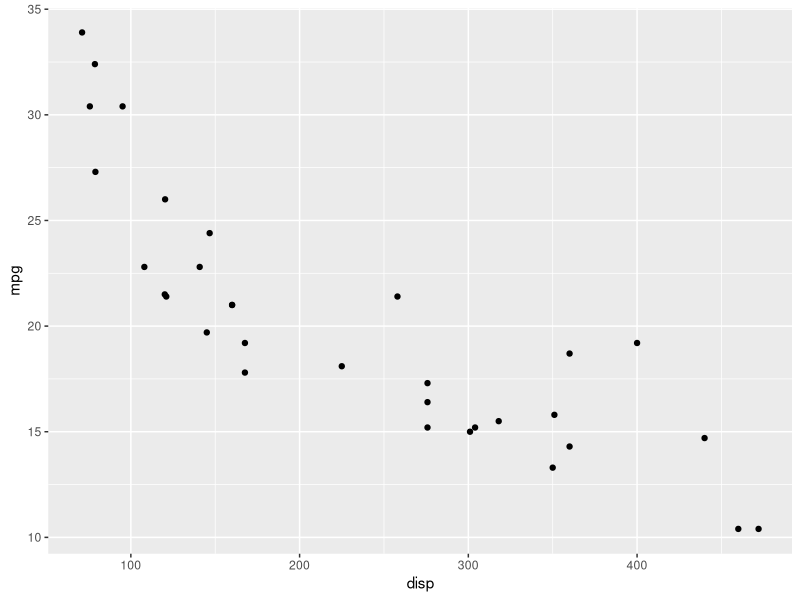
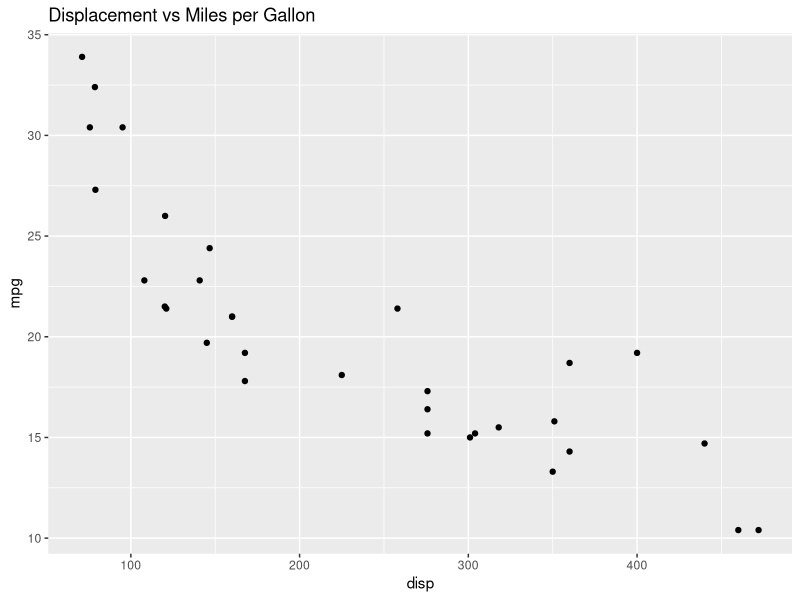
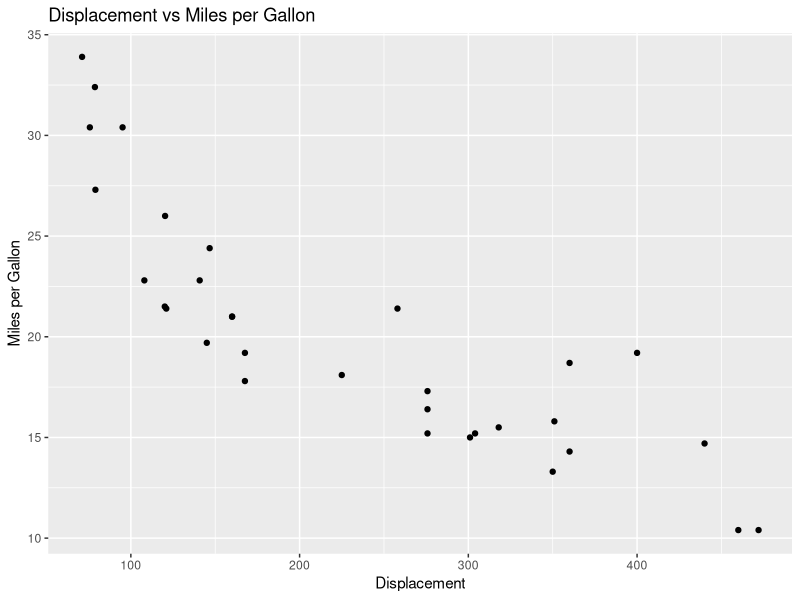
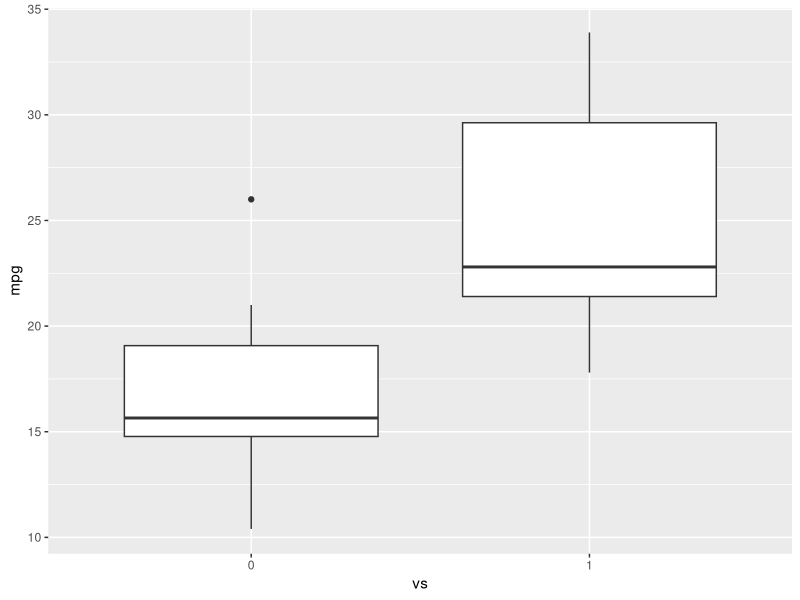
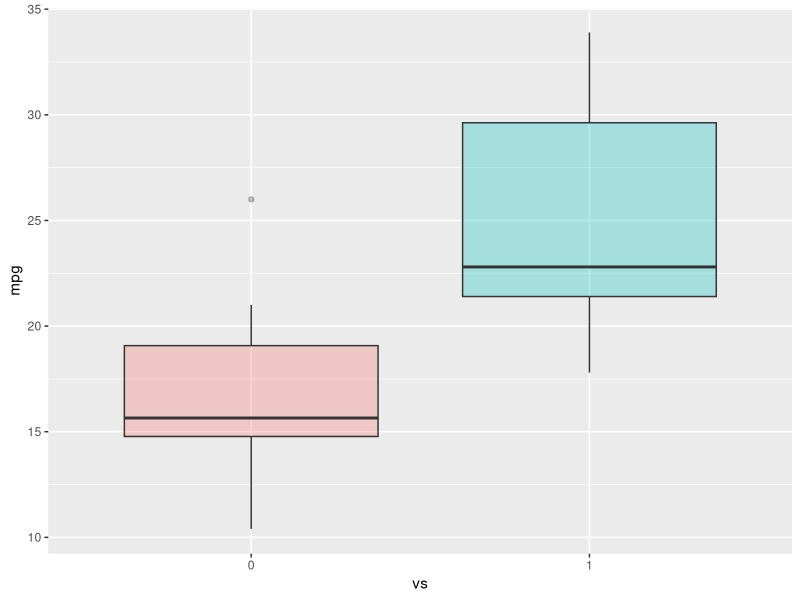
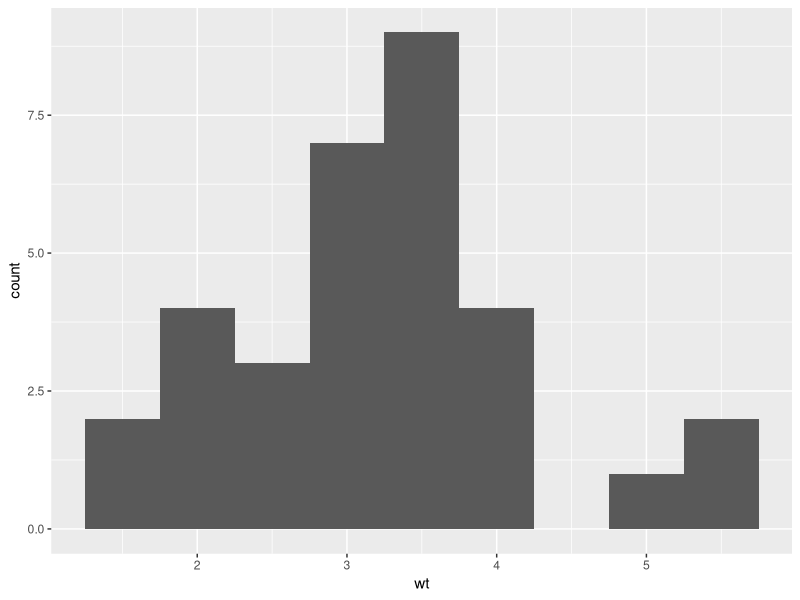

Source code (R) for these figures, in order:
library(datasets)
#Load Data
data(mtcars)
#View first 5 rows
head(mtcars, 5)
?mtcars
#load ggplot package
library(ggplot2)
#create a scatterplot of displacement (disp) and miles per gallon (mpg)
ggplot(aes(x=disp,y=mpg,),data=mtcars)+geom_point()
#Add a title
ggplot(aes(x=disp,y=mpg,),data=mtcars)+geom_point()+ggtitle("Displacement vs Miles per Gallon")
##Change axes names
ggplot(aes(x=disp,y=mpg,),data=mtcars)+geom_point()+ggtitle("Displacement vs Miles per Gallon")+labs(x="Displacement",y="Miles per Gallon")

#make vs a factor
mtcars$vs <- as.factor(mtcars$vs)
#create boxplot of the distribution for v-shaped and straight Engine
ggplot(aes(x=vs, y=mpg), data = mtcars) + geom_boxplot()
##Add color
ggplot(aes(x=vs, y=mpg, fill = vs), data = mtcars) + 
  geom_boxplot(alpha=0.3) +
  theme(legend.position="none")

##Create a histogram of weight
ggplot(aes(x=wt),data=mtcars) + geom_histogram(binwidth=0.5)
